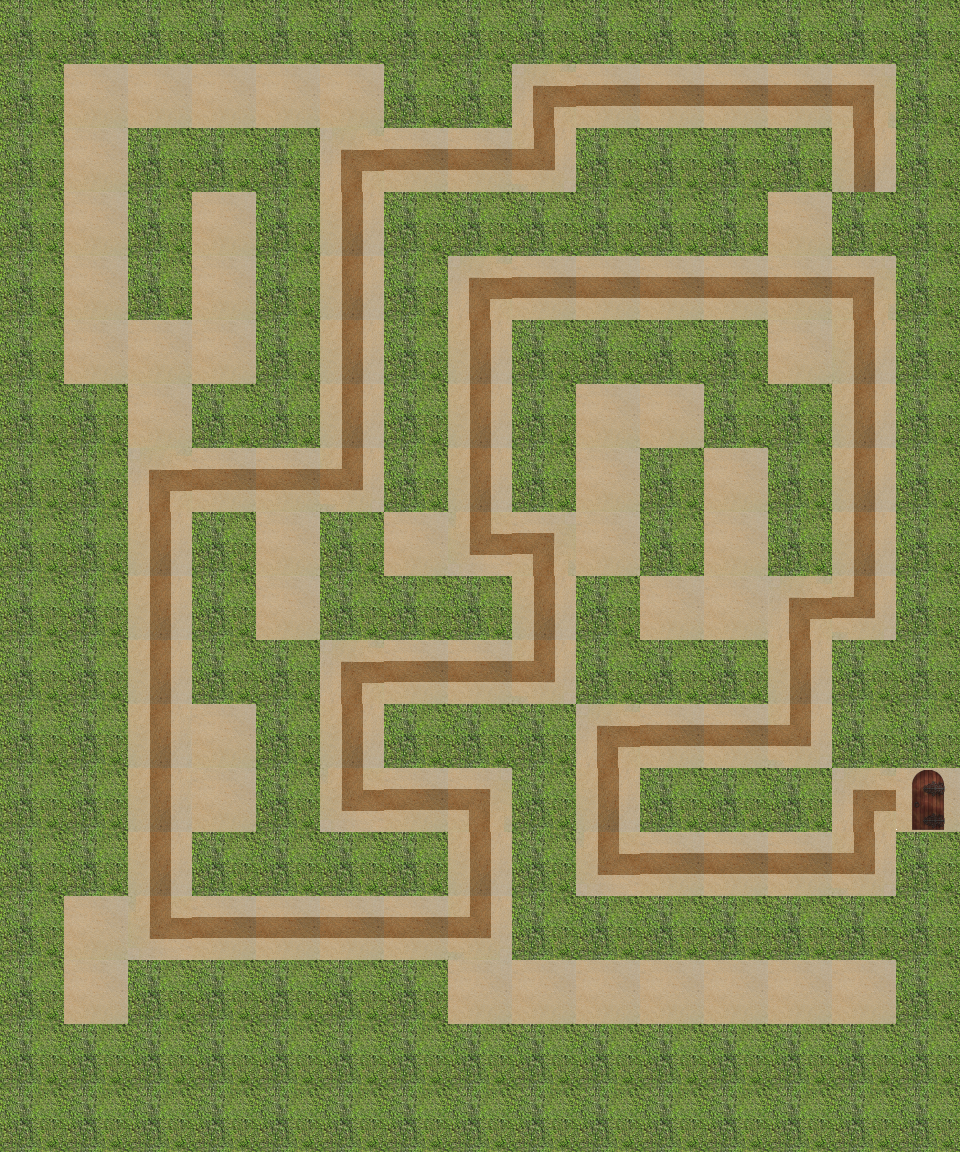

This game map was drawn from its Tiled (.tmx) file and the tilesets committed beside it. A one-line description and the trimmed map source follow:
An orthogonal 15x18 tile map with 64x64 px tiles, 4 tile layers (path, wall, hint, end), 1 hidden layer not drawn.

<map version="1.0" orientation="orthogonal" renderorder="right-down" width="15" height="18" tilewidth="64" tileheight="64">
 <properties>
  <property name="bestTimePossible" value="22.6" />
  <property name="viewSize" value="5" />
 </properties>
 <tileset firstgid="1" name="sandbush" tilewidth="64" tileheight="64">
  <image source="sandbush.png" width="256" height="192" />
 </tileset>
 <layer name="path" width="15" height="18">
  <data>[270 cells, 110 non-empty, 1 distinct tile ids]</data>
 </layer>
 <layer name="wall" width="15" height="18">
  <data>[270 cells, 160 non-empty, 1 distinct tile ids]</data>
 </layer>
 <layer name="hint" width="15" height="18">
  <data>[270 cells, 71 non-empty, 6 distinct tile ids]</data>
 </layer>
 <layer name="start" width="15" height="18" visible="0">
  <data>[270 cells, 1 non-empty, 1 distinct tile ids]</data>
 </layer>
 <layer name="end" width="15" height="18">
  <data>[270 cells, 1 non-empty, 1 distinct tile ids]</data>
 </layer>
</map>